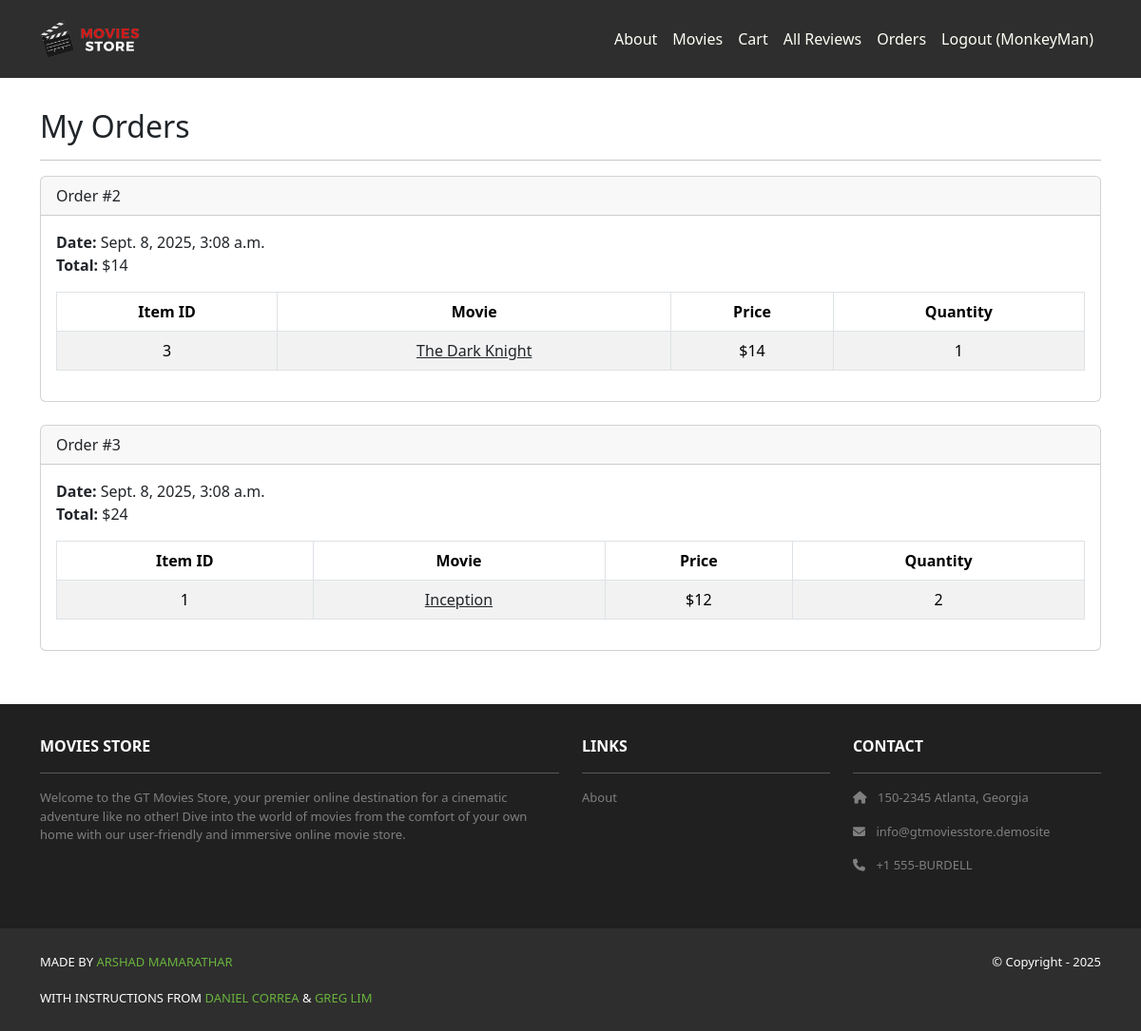
The page /accounts/orders/ (signed in) on the database its author committed.
### cart/models.py (models this page shows, shortened)
class Order(models.Model):
    id = models.AutoField(primary_key=True)
    total = models.IntegerField()
    date = models.DateTimeField(auto_now_add=True)
    user = models.ForeignKey(User,on_delete=models.CASCADE)

class Item(models.Model):
    id = models.AutoField(primary_key=True)
    price = models.IntegerField()
    quantity = models.IntegerField()
    order = models.ForeignKey(Order,on_delete=models.CASCADE)
    movie = models.ForeignKey(Movie,on_delete=models.CASCADE)

### movies/models.py (models this page shows, shortened)
class Movie(models.Model):
    id = models.AutoField(primary_key=True)
    name = models.CharField(max_length=255)
    price = models.IntegerField()
    description = models.TextField()
    image = models.ImageField(upload_to='movie_images/')

### accounts/views.py (the view)
# urls.py: path('orders/', views.orders, name='accounts.orders'),
@login_required
def orders(request):
    template_data = {}
    template_data['title'] = 'Orders'
    template_data['orders'] = request.user.order_set.all()
    return render(request, 'accounts/orders.html', {'template_data': template_data})

### accounts/templates/accounts/orders.html
{% extends 'base.html' %}
{% block content %}
<div class="p-3">
  <div class="container">
    <div class="row mt-3">
      <div class="col mx-auto mb-3">
        <h2>My Orders</h2>
        <hr />
        {% for order in template_data.orders %}
        <div class="card mb-4">
          <div class="card-header">
            Order #{{ order.id }}
          </div>
          <div class="card-body">
            <b>Date:</b> {{ order.date }}<br />
            <b>Total:</b> ${{ order.total }}<br />
            <table class="table table-bordered table-striped text-center mt-3">
              <thead>
                <tr>
                  <th scope="col">Item ID</th>
                  <th scope="col">Movie</th>
                  <th scope="col">Price</th>
                  <th scope="col">Quantity</th>
                </tr>
              </thead>
              <tbody>
                {% for item in order.item_set.all %}
                <tr>
                  <td>{{ item.movie.id }}</td>
                  <td>
                    <a class="link-dark" href="{% url 'movies.show' id=item.movie.id %}">
                      {{ item.movie.name }}
                    </a>
                  </td>
                  <td>${{ item.movie.price }}</td>
                  <td>{{ item.quantity }}</td>
                </tr>
                {% endfor %}
              </tbody>
            </table>
          </div>
        </div>
        {% endfor %}
      </div>
    </div>
  </div>
</div>
{% endblock content %}

### moviesstore/templates/base.html (shortened to what this page needs)
<!DOCTYPE html>
<html>
  {% load static %}
  <head>
    <link href="https://cdn.jsdelivr.net/npm/bootstrap@5.3.3/dist/css/bootstrap.min.css" rel="stylesheet">
    <link rel="stylesheet" href="https://cdnjs.cloudflare.com/ajax/libs/font-awesome/6.1.1/css/all.min.css">
    <link rel="stylesheet" type="text/css" href="{% static 'css/style.css' %}">
  </head>
  <body>
    <nav class="p-3 navbar navbar-dark bg-dark navbar-expand-lg">
      <div class="container">
        <a class="navbar-brand" href="{% url 'home.index' %}">
          <img src="{% static 'img/logo.png' %}" alt="logo" height="40" />
        </a>
        <div class="collapse navbar-collapse" id="navbarNavAltMarkup">
          <div class="navbar-nav ms-auto navbar-ml">
            <a class="nav-link" href="{% url 'home.about' %}">About</a>
            <a class="nav-link" href="{% url 'movies.index' %}">Movies</a>
            <a class="nav-link" href="{% url 'cart.index' %}">Cart</a>
            <a class="nav-link" href="{% url 'movies.all_reviews' %}">All Reviews</a>
            {% if user.is_authenticated %}
            <a class="nav-link" href="{% url 'accounts.orders' %}">Orders</a>
            <a class="nav-link" href="{% url 'accounts.logout' %}">Logout ({{ user.username }})</a>
            {% else %}
            <a class="nav-link" href="{% url 'accounts.login' %}">Login</a>
            <a class="nav-link" href="{% url 'accounts.signup' %}">Sign Up</a>
            {% endif %}
          </div>
        </div>
      </div>
    </nav>
    <div>
      {% block content %}
      {% endblock content %}
    </div>
    <section class="p-3 ms-footer d-none d-md-block">
      <div class="container">
        <div class="row mt-3 text-white">
          <div class="col-md-6 col-lg-6 col-xl-6 mx-auto mb-4">
            <b>MOVIES STORE</b>
            <hr />
            <p>Welcome to the GT Movies Store, your premier online destination for a cinematic
              adventure like no other! Dive into the world of movies from the comfort of your own home with our user-friendly
              and immersive online movie store.</p>
          </div>
          <div class="col-md-3 col-lg-3 col-xl-3 mx-auto mb-4">
            <b>LINKS</b>
            <hr />
            <p><a class="nav-link" href="{% url 'home.about' %}">About</a></p>
          </div>
          <div class="col-md-3 col-lg-3 col-xl-3 mx-auto mb-4">
            <b>CONTACT</b>
            <hr />
            <p><i class="fas fa-home me-2"></i> 150-2345 Atlanta, Georgia</p>
            <p><i class="fas fa-envelope me-2"></i> info@gtmoviesstore.demosite</p>
            <p><i class="fas fa-phone me-2"></i> +1 555-BURDELL</p>
          </div>
        </div>
      </div>
    </section>
    <section class="p-3 ms-footer-bottom bg-dark">
      <div class="container d-flex justify-content-between">
        <div class="me-5 text-white">
          <span> MADE BY <a href="https://prnt.ink" target="_blank">ARSHAD MAMARATHAR</a>
          </span>
          <br>
          <span>WITH INSTRUCTIONS FROM <a href="https://www.x.com/danielgarax" target="_blank">DANIEL CORREA</a> &
            <a href="https://www.x.com/greglim81" target="_blank">GREG LIM</a>
          </span>
        </div>
        <div class="text-white">
          <span>© Copyright - 2025</span>
        </div>
      </div>
    </section>
  </body>
</html>

### moviesstore/static/css/style.css (style rules this page uses)
.navbar a.nav-link { color: #FFFEF6 !important; }
.bg-dark { background-color: #2E2E2E !important; }
.ms-footer { background-color: #202020; }
.ms-footer p { color: #7F7F7F; font-size: 13px; }
.ms-footer-bottom span { font-size: 13px; line-height: 38px; }
.ms-footer-bottom a { color: #6ab43e; text-decoration: none; }

### rows shown on the page
Order: id "2", date "Sept. 8, 2025, 3:08 a.m.", total "14"
Item: movie.id "3", movie.name "The Dark Knight", movie.price "14", quantity "1"
Order: id "3", date "Sept. 8, 2025, 3:08 a.m.", total "24"
Item: movie.id "1", movie.name "Inception", movie.price "12", quantity "2"

### other values the page prints
{{ user.username }} "MonkeyMan"
